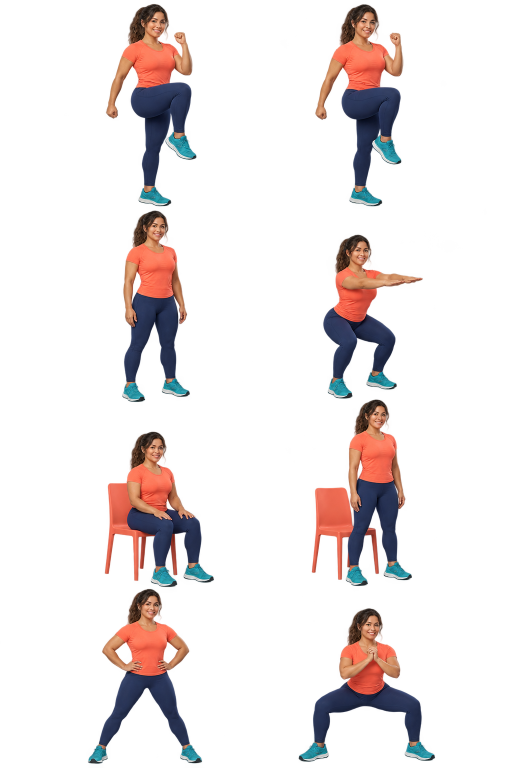
#> input picture artifacts/coaches/sabina-dynamic-sheet.png, 1024 x 1536 px (shown at 1/2 size)
$ python build-coach-assets.py
#> lines starting #> are read from the running program, lines starting #| are printed output that depends on the picture; after the words box and inside, x2 and y2 are one past the last pixel; in counts of white or black regions, pixels touching at a corner belong together
from __future__ import annotations

import math
import shutil
from collections import deque
from pathlib import Path

from PIL import Image, ImageDraw, ImageFont, ImageOps, ImageSequence

ROOT = Path(__file__).resolve().parents[1]
SOURCE = ROOT / "artifacts" / "coaches"
PUBLIC = ROOT / "public"
ANIMATIONS = PUBLIC / "animations"
CHARACTERS = PUBLIC / "characters"
SIZE = 420
STATIC_SIZE = 520
MOTION_BACKGROUND = (248, 244, 250, 255)

EXERCISES = [
    "march", "squat", "wide", "chair", "wall", "bird", "knee",
    "chest", "back", "calf", "core", "tilt", "cat", "heel-slide",
    "knee-fallout", "supine-march", "dead-bug", "glute-bridge",
    "step-up", "calf-raise", "side-plank-knees",
]

SABINA_SHEETS = {
    "sabina-dynamic-sheet.png": (4, ["march", "squat", "chair", "wide"]),
    "sabina-upper-sheet.png": (4, ["wall", "chest", "back", "calf"]),
    "sabina-floor-sheet.png": (4, ["bird", "knee", "core", "tilt"]),
    "sabina-diastasis-sheet.png": (3, ["cat", "heel-slide", "knee-fallout"]),
}

VICTOR_SHEET = (
    "victor-key-motions-sheet.png",
    6,
    ["march", "calf", "core", "tilt", "heel-slide", "knee-fallout"],
)

SHEET_BANDS = {
    "sabina-dynamic-sheet.png": [(0, 375), (420, 760), (795, 1145), (1185, 1536)],
    "sabina-upper-sheet.png": [(0, 360), (370, 760), (770, 1145), (1150, 1536)],
    "sabina-floor-sheet.png": [(0, 300), (320, 600), (620, 805), (825, 1024)],
    "sabina-diastasis-sheet.png": [(0, 410), (440, 690), (710, 1024)],
    "victor-key-motions-sheet.png": [
        (0, 325), (380, 715), (785, 900), (985, 1095), (1170, 1295), (1340, 1536)
    ],
}


MULTIFRAME_COMBINED = {
    "heel-slide": "heel-slide-4frames.png",
    "supine-march": "supine-march-4frames.png",
    "dead-bug": "dead-bug-4frames.png",
    "glute-bridge": "glute-bridge-4frames.png",
    "bird": "bird-dog-4frames.png",
    "wall": "wall-pushup-4frames.png",
    "squat": "squat-4frames.png",
    "step-up": "step-up-4frames.png",
    "calf-raise": "calf-raise-4frames.png",
    "side-plank-knees": "side-plank-knees-4frames.png",
}

MULTIFRAME_SEPARATE = {
    "core": {
        "sabina": "sabina-breathing-4frames.png",
        "victor": "victor-breathing-4frames.png",
    },
}

PHASES = {
    "core": ["PREPARA", "INHALA 360°", "EXHALA", "ACTIVA SUAVE"],
    "heel-slide": ["PREPARA", "DESLIZA", "EXTIENDE", "REGRESA"],
    "supine-march": ["PIES APOYADOS", "ELEVA UN PIE", "ALTERNA", "REGRESA"],
    "dead-bug": ["PREPARA", "BAJA EL TALÓN", "EXTIENDE EL BRAZO", "REGRESA"],
    "glute-bridge": ["PREPARA", "INICIA", "ELEVA LA PELVIS", "BAJA SUAVE"],
    "bird": ["CUATRO APOYOS", "EXTIENDE", "MANTÉN NIVEL", "REGRESA"],
    "wall": ["PREPARA", "ACÉRCATE", "FLEXIONA", "EMPUJA"],
    "squat": ["DE PIE", "CADERA ATRÁS", "BAJA CON CONTROL", "SUBE"],
    "step-up": ["PREPARA", "APOYA EL PIE", "SUBE", "BAJA CON CONTROL"],
    "calf-raise": ["TALONES ABAJO", "SUBE", "PUNTAS DE PIE", "BAJA LENTO"],
    "side-plank-knees": ["APOYA", "ELEVA", "ALINEA", "BAJA SUAVE"],
}

CUES = {
    "march": "ALTERNA LAS RODILLAS",
    "calf": "TALÓN TRASERO ABAJO",
    "core": "RESPIRA Y ACTIVA",
    "tilt": "BASCULA LA PELVIS",
    "heel-slide": "DESLIZA EL TALÓN",
    "knee-fallout": "ABRE SIN GIRAR LA PELVIS",
    "supine-march": "MARCHA SIN ARQUEAR",
    "dead-bug": "MUEVE UNA EXTREMIDAD",
    "glute-bridge": "ELEVA CON GLÚTEOS",
    "bird": "PELVIS ESTABLE",
    "wall": "CUERPO ALINEADO",
    "squat": "RODILLAS HACIA LOS PIES",
    "step-up": "TODA LA PLANTA APOYADA",
    "calf-raise": "SUBE Y BAJA CON CONTROL",
    "side-plank-knees": "HOMBRO · CADERA · RODILLA",
}

FONT_PATHS = [
    Path(r"C:\Windows\Fonts\seguisb.ttf"),
    Path(r"C:\Windows\Fonts\arialbd.ttf"),
]


def font(size: int) -> ImageFont.FreeTypeFont | ImageFont.ImageFont:
    for path in FONT_PATHS:
        if path.exists():
            return ImageFont.truetype(str(path), size)
    return ImageFont.load_default()


# [9 lines left out: function crop_cell, not called in this run]


def clean_cutout(image: Image.Image) -> Image.Image:
    """Remove generated glow and disconnected scraps before resizing a pose."""
    image = image.convert("RGBA")
    alpha = image.getchannel("A").point(
        lambda value: 0 if value < 78 else 255 if value > 218 else round((value - 78) * 255 / 140)
    )
    width, height = image.size
    mask = alpha.point(lambda value: 255 if value >= 28 else 0)
    pixels = mask.load()
    visited = bytearray(width * height)
    remove_boxes: list[tuple[int, int, int, int]] = []
    minimum_area = max(700, width * height // 240)

    for y in range(height):
        for x in range(width):
            index = y * width + x
            if visited[index] or not pixels[x, y]:
                continue
            queue = deque([(x, y)])
            visited[index] = 1
            count = 0
            left = right = x
            top = bottom = y
            while queue:
                current_x, current_y = queue.popleft()
                count += 1
                left = min(left, current_x)
                right = max(right, current_x)
                top = min(top, current_y)
                bottom = max(bottom, current_y)
                for next_x, next_y in ((current_x - 1, current_y), (current_x + 1, current_y), (current_x, current_y - 1), (current_x, current_y + 1)):
                    if 0 <= next_x < width and 0 <= next_y < height:
                        next_index = next_y * width + next_x
                        if not visited[next_index] and pixels[next_x, next_y]:
                            visited[next_index] = 1
                            queue.append((next_x, next_y))
            if count < minimum_area:
                remove_boxes.append((max(0, left - 3), max(0, top - 3), min(width, right + 4), min(height, bottom + 4)))

    if remove_boxes:
        draw = ImageDraw.Draw(alpha)
        for box in remove_boxes:
            draw.rectangle(box, fill=0)
    image.putalpha(alpha)
    return image


def normalize(image: Image.Image, size: int, top_space: int = 12, horizontal_padding: int = 9) -> Image.Image:
    image = clean_cutout(image)
    alpha = image.getchannel("A")
    strong = alpha.point(lambda value: 255 if value >= 36 else 0)
    bounds = strong.getbbox() or alpha.getbbox()
    if bounds:
        image = image.crop(bounds)
    max_width = size - horizontal_padding * 2
    max_height = size - top_space - 12
    ratio = min(max_width / image.width, max_height / image.height)
    image = image.resize(
        (max(1, round(image.width * ratio)), max(1, round(image.height * ratio))),
        Image.Resampling.LANCZOS,
    )
    canvas = Image.new("RGBA", (size, size), (0, 0, 0, 0))
    x = (size - image.width) // 2
    y = top_space + max(0, (max_height - image.height) // 2)
    canvas.alpha_composite(image, (x, y))
    return canvas


def ease(value: float) -> float:
    return (1 - math.cos(math.pi * value)) / 2


def on_motion_background(image: Image.Image) -> Image.Image:
    background = Image.new("RGBA", image.size, MOTION_BACKGROUND)
    background.alpha_composite(image)
    return background


def pose_sequence(first: Image.Image, second: Image.Image, hold: int = 9) -> list[Image.Image]:
    """Show two unambiguous key poses without inventing intermediate anatomy."""
    first = on_motion_background(first)
    second = on_motion_background(second)
    return [first.copy() for _ in range(hold)] + [second.copy() for _ in range(hold)]


def single_pose_sequence(pose: Image.Image, frames: int = 18) -> list[Image.Image]:
    pose = on_motion_background(pose)
    return [pose.copy() for _ in range(frames)]


def exercise_frames(exercise: str, start: Image.Image, end: Image.Image) -> list[Image.Image]:
    if exercise == "march":
        return pose_sequence(start, ImageOps.mirror(start))
    if exercise in {"calf", "core"}:
        return single_pose_sequence(end)
    return pose_sequence(start, end)


def arrow(draw: ImageDraw.ImageDraw, start: tuple[int, int], end: tuple[int, int], color: tuple[int, int, int, int], width: int = 7) -> None:
    draw.line((start, end), fill=color, width=width)
    angle = math.atan2(end[1] - start[1], end[0] - start[0])
    length = 16
    wing = 0.65
    points = [
        end,
        (round(end[0] - length * math.cos(angle - wing)), round(end[1] - length * math.sin(angle - wing))),
        (round(end[0] - length * math.cos(angle + wing)), round(end[1] - length * math.sin(angle + wing))),
    ]
    draw.polygon(points, fill=color)


# [6 lines left out: function phase_label, not called in this run]


def add_cue(image: Image.Image, exercise: str, index: int, total: int) -> Image.Image:
    if exercise not in CUES:
        return image
    result = image.copy()
    draw = ImageDraw.Draw(result, "RGBA")
    label = CUES[exercise]
    label_font = font(17)
    box = draw.textbbox((0, 0), label, font=label_font)
    width = box[2] - box[0] + 28
    draw.rounded_rectangle(((SIZE - width) // 2, 8, (SIZE + width) // 2, 41), radius=16, fill=(255, 255, 255, 235))
    draw.text((SIZE // 2, 24), label, font=label_font, fill=(25, 28, 48, 255), anchor="mm")
    if exercise in PHASES:
        phase_index = min(3, index * 4 // total)
        phase_label(draw, PHASES[exercise][phase_index])
    pulse = 150 + round(90 * (0.5 + 0.5 * math.sin(index / total * math.tau)))
    orange = (255, 120, 65, pulse)
    cyan = (39, 184, 176, pulse)

    if exercise == "march":
        if index < total / 2:
            arrow(draw, (292, 350), (292, 282), cyan)
        else:
            arrow(draw, (128, 350), (128, 282), orange)
    elif exercise == "calf":
        arrow(draw, (120, 340), (120, 395), orange)
        draw.ellipse((94, 387, 146, 407), outline=(255, 120, 65, pulse), width=6)
    elif exercise == "core":
        first_half = index < total / 2
        if first_half:
            arrow(draw, (210, 270), (155, 270), cyan)
            arrow(draw, (210, 310), (155, 310), cyan)
            arrow(draw, (300, 270), (355, 270), cyan)
            arrow(draw, (300, 310), (355, 310), cyan)
            phase = "INHALA · ABRE COSTILLAS"
        else:
            arrow(draw, (150, 290), (215, 290), orange)
            arrow(draw, (365, 290), (300, 290), orange)
            phase = "EXHALA · OMBLIGO SUAVE HACIA DENTRO"
        phase_label(draw, phase)
    elif exercise == "tilt":
        if index < total / 2:
            draw.line((185, 291, 275, 291), fill=cyan, width=8)
            phase_label(draw, "PELVIS NEUTRA")
        else:
            draw.line((185, 302, 275, 279), fill=orange, width=8)
            draw.arc((175, 245, 305, 350), start=195, end=335, fill=orange, width=7)
            arrow(draw, (292, 315), (310, 292), orange)
            phase_label(draw, "ACERCA LA CINTURA AL SUELO")
    elif exercise == "heel-slide":
        arrow(draw, (235, 370), (360, 370), cyan)
        arrow(draw, (360, 392), (235, 392), orange)
        phase_label(draw, "FLEXIONA" if index < total / 2 else "DESLIZA SIN ARQUEAR")
    elif exercise == "knee-fallout":
        if index < total / 2:
            draw.line((300, 220, 300, 350), fill=orange, width=5)
            phase_label(draw, "RODILLA AL CENTRO")
        else:
            draw.arc((220, 210, 382, 390), start=250, end=350, fill=cyan, width=8)
            arrow(draw, (367, 330), (379, 359), cyan)
            phase_label(draw, "ABRE SIN GIRAR LA PELVIS")
    return result


# [17 lines left out: functions grid_cell, fit_grid_frame, not called in this run]


def multiframe_raw(exercise: str, coach: str) -> list[Image.Image] | None:
    if exercise in MULTIFRAME_SEPARATE:
        sheet = Image.open(SOURCE / MULTIFRAME_SEPARATE[exercise][coach]).convert("RGBA")
        return [grid_cell(sheet, row, 2, column, 2) for row in range(2) for column in range(2)]
    filename = MULTIFRAME_COMBINED.get(exercise)
    if not filename:
        return None
    sheet = Image.open(SOURCE / filename).convert("RGBA")
    row = 0 if coach == "sabina" else 1
    return [grid_cell(sheet, row, 2, column, 4) for column in range(4)]


def multiframe_sequence(raw_frames: list[Image.Image], hold: int = 5) -> list[Image.Image]:
    frames = [fit_grid_frame(frame) for frame in raw_frames]
    return [frame.copy() for frame in frames for _ in range(hold)]


def gif_palette(image: Image.Image) -> Image.Image:
    return on_motion_background(image).convert("RGB").quantize(
        colors=256,
        method=Image.Quantize.MEDIANCUT,
        dither=Image.Dither.FLOYDSTEINBERG,
    )


def save_gif(frames: list[Image.Image], path: Path, exercise: str) -> None:
    annotated = [add_cue(frame, exercise, index, len(frames)) for index, frame in enumerate(frames)]
    paletted = [gif_palette(frame) for frame in annotated]
    path.parent.mkdir(parents=True, exist_ok=True)
    paletted[0].save(
        path,
        save_all=True,
        append_images=paletted[1:],
        duration=105,
        loop=0,
        disposal=1,
        optimize=True,
    )


def save_static(image: Image.Image, path: Path) -> None:
    path.parent.mkdir(parents=True, exist_ok=True)
    image.save(path, "WEBP", quality=88, method=6)


def extract_sheet(filename: str, rows: int, exercises: list[str]) -> dict[str, tuple[Image.Image, Image.Image]]:
    sheet = Image.open(SOURCE / filename).convert("RGBA")
    bands = SHEET_BANDS.get(filename)
    if bands:
        width, _ = sheet.size
        return {
            exercise: (
                sheet.crop((0, bands[row][0], width // 2, bands[row][1])).convert("RGBA"),
                sheet.crop((width // 2, bands[row][0], width, bands[row][1])).convert("RGBA"),
            )
            for row, exercise in enumerate(exercises)
        }
    return {
        exercise: (
            crop_cell(sheet, row, rows, 0),
            crop_cell(sheet, row, rows, 1),
        )
        for row, exercise in enumerate(exercises)
    }


def build_sabina() -> None:
    pairs: dict[str, tuple[Image.Image, Image.Image]] = {}
    for filename, (rows, exercises) in SABINA_SHEETS.items():
        pairs.update(extract_sheet(filename, rows, exercises))
#> in extract_sheet, sheet is the input picture: PIL image 1024x1536 RGBA; mean R, G, B, A 62, 47.1, 45.4, 39.1

    for exercise in EXERCISES:
        raw_frames = multiframe_raw(exercise, "sabina")
        if raw_frames:
            frames = multiframe_sequence(raw_frames)
            save_gif(frames, ANIMATIONS / "sabina" / f"{exercise}.gif", exercise)
            save_static(fit_grid_frame(raw_frames[2], STATIC_SIZE), CHARACTERS / "sabina" / f"{exercise}.webp")
            continue
        start_raw, end_raw = pairs[exercise]
        padding = 38 if exercise in {"core", "tilt", "heel-slide", "knee-fallout"} else 16
        start = normalize(start_raw, SIZE, 52, padding)
        end = normalize(end_raw, SIZE, 52, padding)
        frames = exercise_frames(exercise, start, end)
        save_gif(frames, ANIMATIONS / "sabina" / f"{exercise}.gif", exercise)
        static = normalize(end_raw if exercise != "march" else start_raw, STATIC_SIZE, 12)
        save_static(static, CHARACTERS / "sabina" / f"{exercise}.webp")


# [40 lines left out: functions load_existing_gif, build_victor, not called in this run]


def main() -> None:
    build_sabina()
#> in build_sabina, `start_raw, end_raw = pairs[exercise]`:
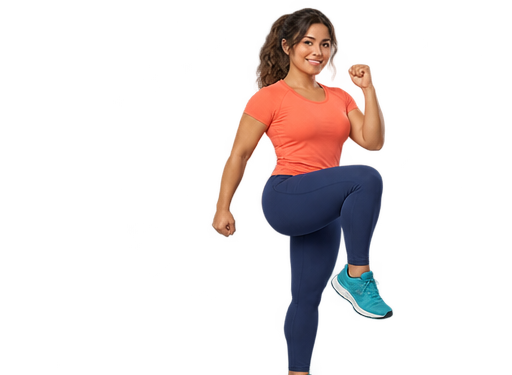
#> start_raw: PIL image 512x375 RGBA; mean R, G, B, A 59.8, 46.2, 43.1, 40.9; transparent parts drawn white
#> in build_sabina, `start_raw, end_raw = pairs[exercise]`:
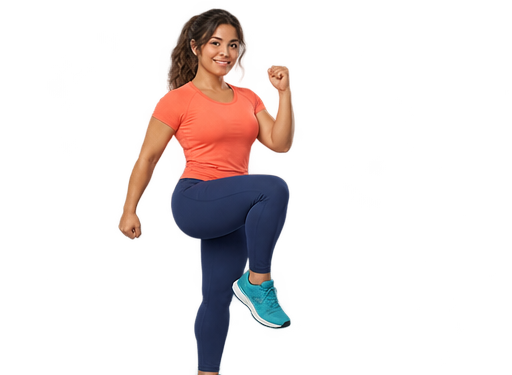
#> end_raw: PIL image 512x375 RGBA; mean R, G, B, A 60.3, 46.2, 43.1, 40.1; transparent parts drawn white
#> in clean_cutout, `mask = alpha.point(lambda value: 255 if value >= 28 else 0)`:
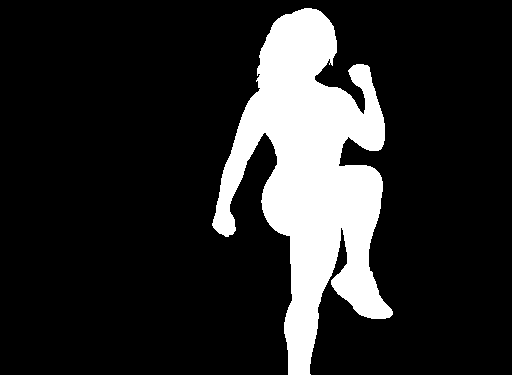
#> mask: PIL image 512x375 L; 16.4% white; 1 white region, box (x1, y1, x2, y2) and area: (212, 8, 393, 375) 31425
#> in normalize, `strong = alpha.point(lambda value: 255 if value >= 36 else 0)`: strong: PIL image 512x375 L; 16.3% white; 1 white region, box (x1, y1, x2, y2) and area: (212, 8, 393, 375) 31365
#> in normalize, `bounds = strong.getbbox() or alpha.getbbox()`: bounds = (212, 8, 393, 375)
#> in normalize, `canvas = Image.new("RGBA", (size, size), (0, 0, 0, 0))`: canvas: PIL image 420x420 RGBA; every value is 0
#> call 2 of normalize, with size = 420, top_space = 52, horizontal_padding = 16
#> in clean_cutout (call 2), `mask = alpha.point(lambda value: 255 if value >= 28 else 0)`:
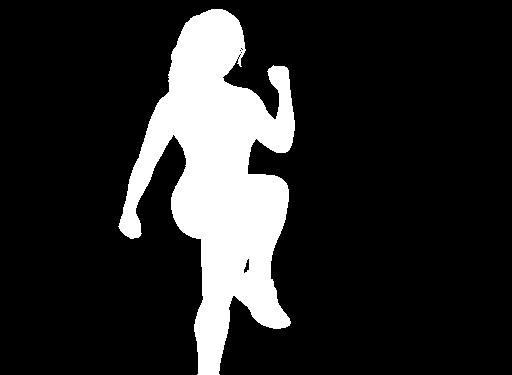
#> mask: PIL image 512x375 L; 16% white; 1 white region, box (x1, y1, x2, y2) and area: (118, 9, 295, 375) 30808
#> in normalize (call 2), `strong = alpha.point(lambda value: 255 if value >= 36 else 0)`: strong: PIL image 512x375 L; 16% white; 1 white region, box (x1, y1, x2, y2) and area: (118, 9, 295, 375) 30768
#> in normalize (call 2), `bounds = strong.getbbox() or alpha.getbbox()`: bounds = (118, 9, 295, 375)
#> in normalize (call 2), `image = image.resize( (max(1, round(image.width * ratio)), max(1, roun..`:
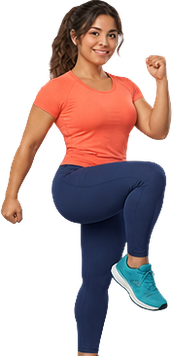
#> image: PIL image 172x356 RGBA; mean R, G, B, A 62.7, 43.1, 41.7, 119.3; transparent parts drawn white
#> in on_motion_background, `background = Image.new("RGBA", image.size, MOTION_BACKGROUND)`:
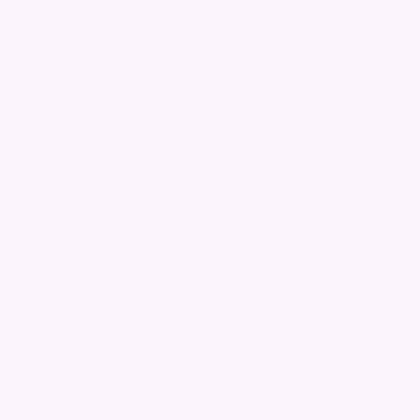
#> background: PIL image 420x420 RGBA; mean R, G, B, A 248, 244, 250, 255
#> in on_motion_background (call 2), `background.alpha_composite(image)`:
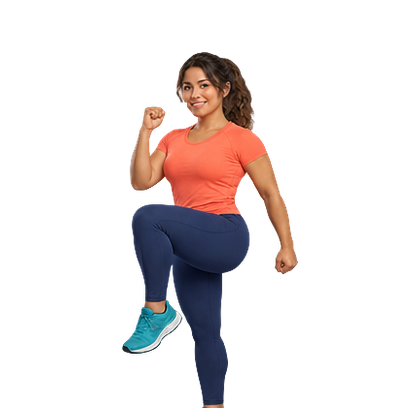
#> image: PIL image 420x420 RGBA; mean R, G, B, A 21.7, 15.2, 14.8, 42.1; transparent parts drawn white
#> in add_cue, `box = draw.textbbox((0, 0), label, font=label_font)`: box = (0, 2, 113, 10)
#> in add_cue, `width = box[2] - box[0] + 28`: width = 141
    build_victor()
    print(f"Generated {len(EXERCISES)} Sabina GIFs and {len(EXERCISES)} Victor GIFs.")


if __name__ == "__main__":
#> (the run stopped early here; a loop or call above may not have finished)
